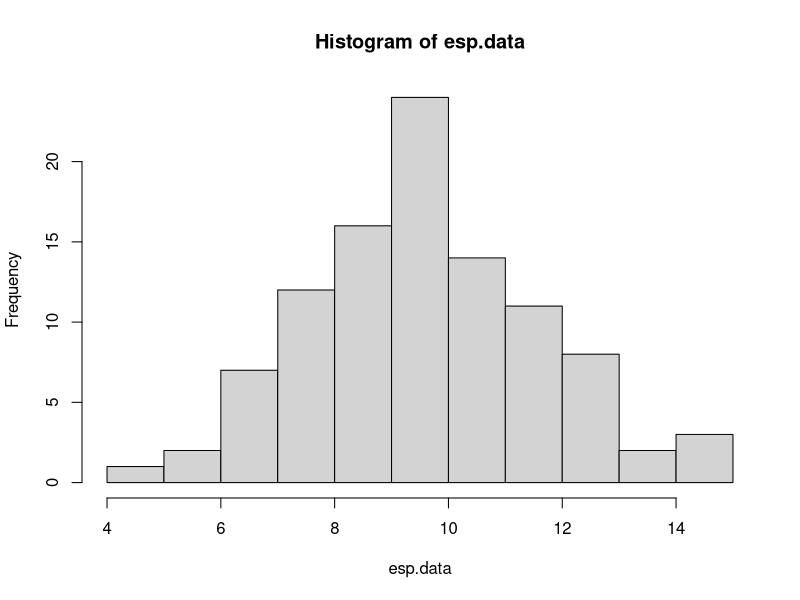
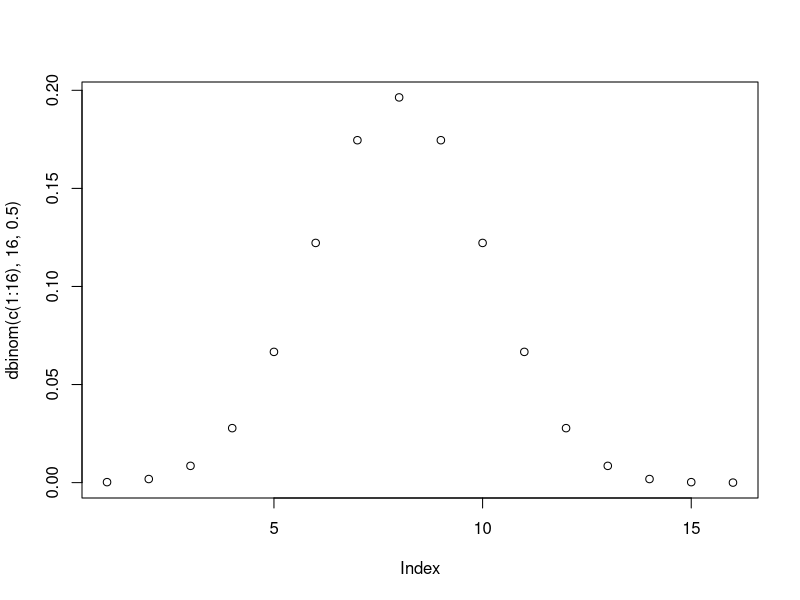
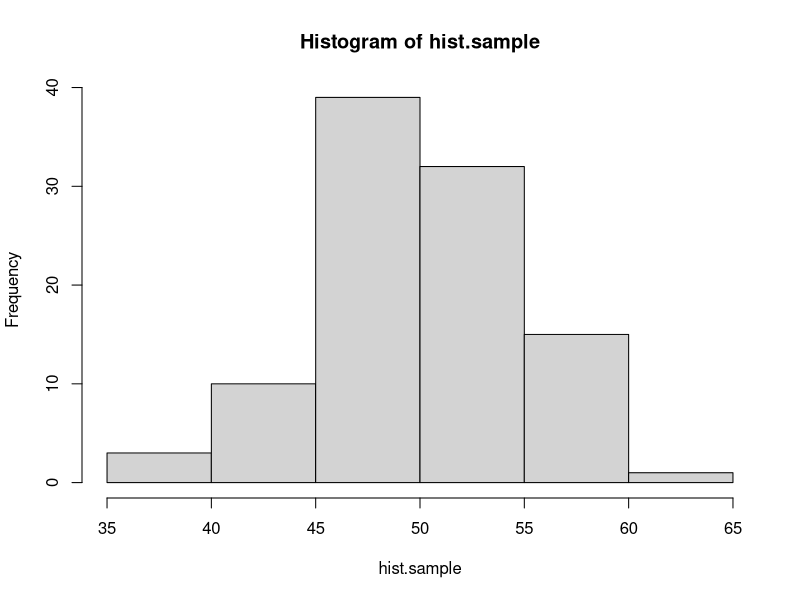
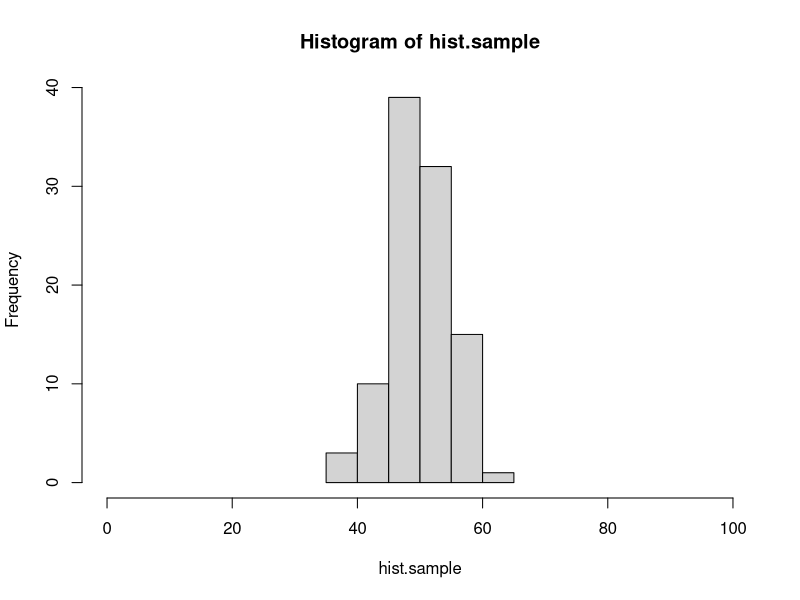
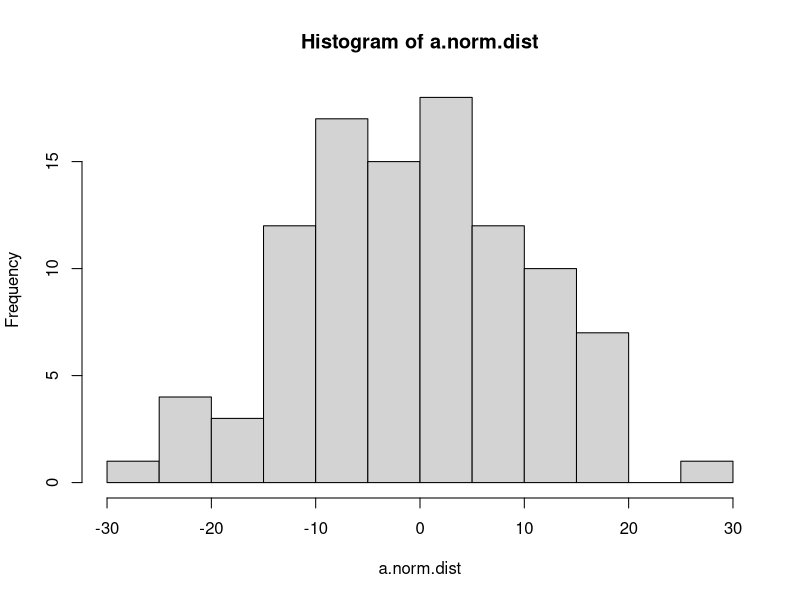
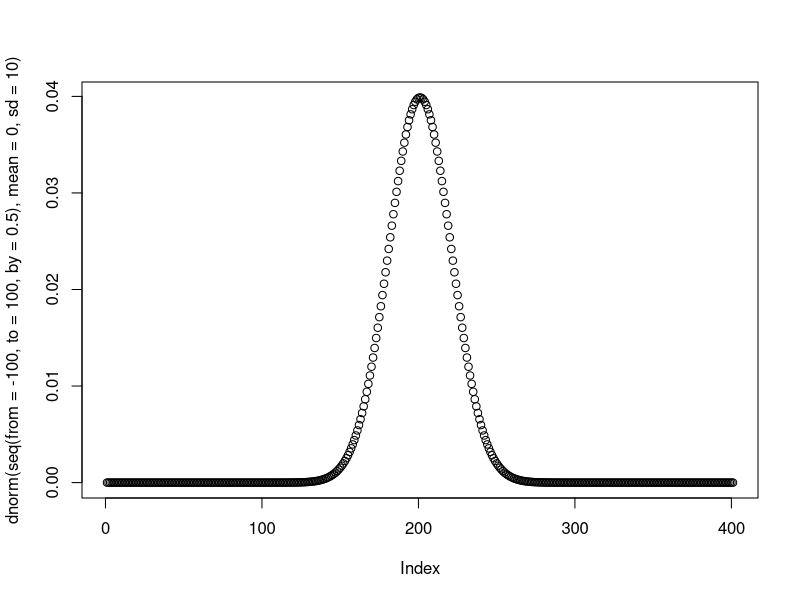
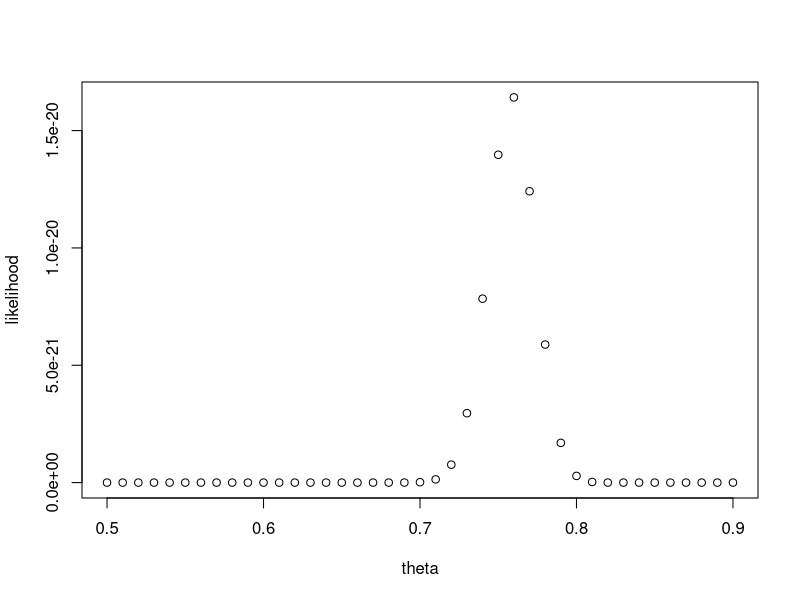
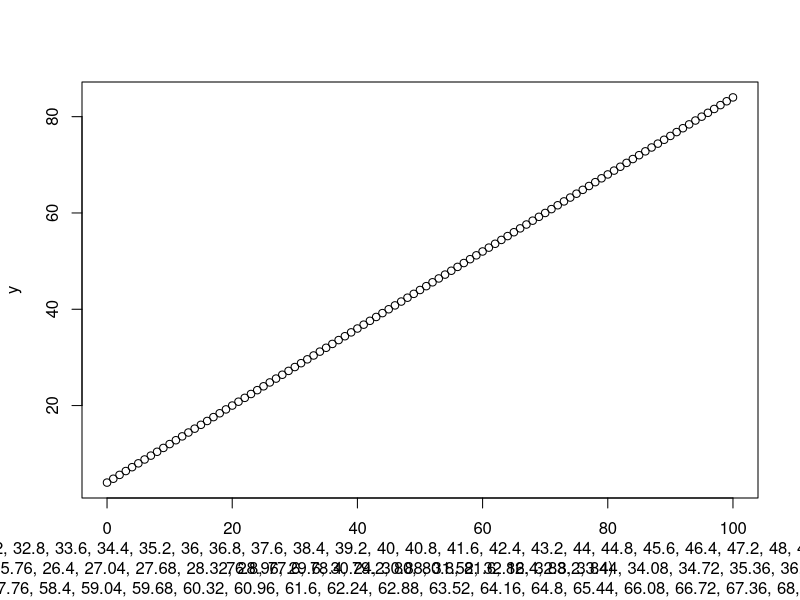

Here is the R script that generated these plots, in order:
#### practice with probability distributions ####

# calculating the likelihood requires understanding how to work
# with probability distributions. let's start with the binomial
# distribution.

# the binomial distribution describes the number of "success" in
# some number of "trials" given some probability of success. it 
# is the "coin flipping" distribution. 

# in R, we can draw a sample from a binomial distribution with rbinom()
# this isn't the first time you've seen rbinom, but here it is again, 
# with the parameters spelled out. you can try changing these to explore
# how the function works.

number.of.samples <- 2
number.of.trials.per.sample <- 10
probability.of.success <- 0.7

rbinom(number.of.samples, number.of.trials.per.sample, probability.of.success)

# below, use rbinom to create sample data for the following scenario.
# an experiment tests whether subjects have ESP. 100 subjects are each given
# the opportunity to predict whether a randomly generated number is odd or even.
# each subject makes 20 guesses.
# of course, ESP doesn't exist, so the probability of a successful guess is 0.50.
# store the result in a vector called esp.data

esp.data <- rbinom(100, 20, .5)

# a quick way to visualize a distribution is with the hist() function:
hist(esp.data)

# what if we want to know the probability of someone getting exactly 10 guesses
# correct out of 20, if they are randomly guessing? for that we use the density
# function of the binomial: dbinom()

value.to.check <- 10
number.of.trials <- 20
probability.of.success <- 0.5

dbinom(value.to.check, number.of.trials, probability.of.success)

# use dbinom to find out the probability of someone answering 87 out of 100
# questions correctly, if they have a 0.9 probability of giving a correct answer
# for each individual question.

dbinom(87, 100, .9)

# with dbinom, you can use a vector as the first argument, to check the probability
# of multiple values at the same time:

values <- c(3, 4, 5)
dbinom(values, 8, 0.5)

# using this shortcut, *plot* the full distribution (probability mass function)
# for flipping 16 fair coins, counting the total number of heads.
# hint: create one vector for the different possible outcomes
#       then use dbinom to calculate the probability of all of the elements in the vector

plot(dbinom(c(1:16), 16, 0.5))

# quick detour #

# here's a quick tip about plot() or hist()
# if you want to change the range on the x-axis, you can use the xlim argument:

hist.sample <- rbinom(100, 100, 0.5)
hist(hist.sample)
hist(hist.sample, xlim=c(0,100)) # compare this plot to the line above.

# the normal distribution ##

# normal (gaussian) distributions are characterized by two parameters: mean and standard deviation
# the mean is the the location of the peak of the distribution, and the sd controls the width.
# the smaller the sd, the more peaked the distribution is in the center.

# like the binomial, there are rnorm() and dnorm() functions.

# generate 100 samples from a normal distribution with mean 0 and standard deviation 10.
# then use hist() to create a histogram of these samples.

a.norm.dist = rnorm(n = 100, mean = 0, sd = 10)
hist(a.norm.dist)

# now plot the probability density function of this distribution.
# use the same strategy as you did above with the binomial to find the density of the normal
# distribution with mean 0 and sd 10 for values between -50 and 50. the distribution is continuous
# so, choose a reasonably small step size between values (remember the seq() function).

plot(dnorm(seq(from = -100, to = 100, by = 0.5), mean = 0, sd = 10))

#### practice calculating likelihoods ####

# here's some data from 10 participants in an ESP experiment like the one described
# above. each subject had 20 guesses. the number of correct guesses is reported.

esp.practice.data <- data.frame(subject=1:10, n.correct=c(11,10,6,10,6,12,10,8,9,11))

# calculate the likelihood (regular, not log) for this data for three different values
# of the probability of success parameter: 0.4, 0.5, and 0.6.
# hint: prod() will multiple all elements of a vector together.

esp.practice.data.prob1 <- prod(dbinom(esp.practice.data$n.correct, 20, .4))
esp.practice.data.prob2 <- prod(dbinom(esp.practice.data$n.correct, 20, .5)) # MOST LIKELY
esp.practice.data.prob3 <- prod(dbinom(esp.practice.data$n.correct, 20, .6))

# which parameter value of those options is most likely?

# here is a sample of response times for a single subject from a rapid decision making experiment.
rt.sample <- c(391.5845, 411.9970, 358.6373, 505.3099, 616.2892, 481.0751, 422.3132, 511.7213, 205.2692, 522.3433, 370.1850,
               517.4617, 332.3344, 316.8760, 395.5431, 231.7831, 399.8646, 238.9064, 299.7924, 474.7512, 271.6326, 423.4861,
               379.7867, 212.7789, 233.8291, 472.4591, 534.2131, 453.9655, 408.3443, 352.3001)

# calculate the **log** likelihood for this data assuming that it is generated by a normal
# distribution for each of the following parameters. 
# hint: sum() adds the numbers in a vector. log() is the natural log function, or log=T for dnorm().

# 1) mean 350, sd 50
sum(dnorm(rt.sample, mean = 350, sd = 50, log=T))

# 2) mean 400, sd 50
sum(dnorm(rt.sample, mean = 400, sd = 50, log=T))

# 3) mean 450, sd 50
sum(dnorm(rt.sample, mean = 450, sd = 50, log=T))

# 4) mean 350, sd 100
sum(dnorm(rt.sample, mean = 350, sd = 100, log=T))

# 5) mean 400, sd 100
sum(dnorm(rt.sample, mean = 400, sd = 100, log=T))

# 6) mean 450, sd 100
sum(dnorm(rt.sample, mean = 450, sd = 100, log=T))

# which parameter set has the highest likelihood?

# NUMBER 5

# here is a set of data for a subject in a categorization experiment, modeled with GCM.
# calculate the log likelihood of the parameters in the model (which i am not showing you).
# the point here is to know what to do when the model gives you a predicted probability
# of a response, and the data is either that response or not that response.
# hint: add a new column indicating the likelihood of each response, using mapply. then convert to log and add.
# if you do this correctly, the answer is -10.84249.

gcm.practice.data <- data.frame(correct.response = c(T, T, T, T, F, T, T, F, T, T, T, F, F, T, T, F, T, T, T, T),
                                gcm.probability.correct = c(0.84, 0.80, 0.84, 0.80, 0.79, 0.86, 0.89, 0.87, 0.69, 0.85, 0.75,
                                                            0.74, 0.82, 0.85, 0.87, 0.69, 0.83, 0.87, 0.80, 0.76))

gcm.practice.data$likelihood <- mapply(function(answer,prob){
                                          if(answer){return(prob)}else{return(1-prob)}}, gcm.practice.data$correct.response, gcm.practice.data$gcm.probability.correct)
#### maximum likelihood estimation ####
sum(sapply(gcm.practice.data$likelihood, log))

# the same search strategies we used for parameter fitting with rmse can be used with likelihoods,
# including grid search.

# here are the number of correct responses each subject gave in an experiment in which they had to
# decide if two images were the same or different. there were 40 trials for each subject
same.diff.data <- c(32, 29, 31, 34, 26, 29, 31, 34, 29, 31, 30, 29, 31, 34, 33, 27, 32, 29, 29, 27)

# we can model this experiment's data as 40 coin flips for each subject. use grid search to plot the likelihood
# function for values of theta (probability of a correct response) between 0.5 and 0.9, in steps of 0.01.
# start by writing a function that calculates the likelihood (not log) for the entire set of data given a value of theta.

likelihood.same.diff.data <- function(theta){
  prod(dbinom(same.diff.data, 40, theta))
}

# then use sapply to run the function for each possible value of theta in the set. use seq() to generate the
# set of possible values. plot the set of values on the x axis and the corresponding likelihoods on the y axis.

interval = seq(from = .5, to = .9, by = .01)
grid.likelihoods <- data.frame(theta = interval, likelihood = sapply(interval, likelihood.same.diff.data))
grid.likelihoods$x[match(max(grid.likelihoods$y), grid.likelihoods$y)]
plot(grid.likelihoods)

# the "true" underlying value i used to generate the data was 0.75. does that match up with the grid search?
# YES

## mle with optim()

# in this section, you'll do model recovery for a descriptive model of the linear relationship 
# between two continuous variables.

# let's assume that variable y is a linear function of variable x, such that:
lin.func <- function(x){4 + 0.8*x}

# create a vector of x values from 0 to 100, and the corresponding vector of y values,
# then plot these with x values on the x axis, and y values on the y axis.

lin.func.values <- data.frame(x = 0:100, y = lin.func(0:100))
plot(lin.func.values, lin.func(lin.func.values))

# now let's assume that the relationship between x and y isn't perfect. there's a bit of random
# noise. add a random sample from a normal distribution with mean 0 and sd 10 to each y value.
# hint: there are 101 y values, so you need 101 samples.

noisey.lin.func.values <- data.frame(x = 0:100, y = lin.func(0:100) + rnorm(n = 101, mean = 0, sd = 10))

# plot the data again, with the new noisy y values.

plot(noisey.lin.func.values)

# there are three parameter values that control this plot,
# the intercept of the line: 4
# the slope of the line: 0.8
# the sd of the normal distribution: 10

# say that we observe a point of data, x = 20 and y = 27.
# the linear equation, y <- 4 + 0.8*x, predicts that when x is 20 y should also be 20.
4 + 0.8*20

# our model of this data assumes that the relationship is not perfect.
# we assume that there is noise so that when x is 20, the most likely value of y should be 4 + 0.8*x,
# but other values of y are possible. we describe the probability of different values of y with a normal
# distribution. when x is 20, then the normal distribution of y values is centered on 20, because the line
# says that y is 4 + 0.8x. using the normal distribution is helpful because it gives us a way to quantify
# how likely a value of 19 is compared to a value of 16, when x is 20.

# here's an example
x.observed <- 20
y.predicted <- 4 + 0.8*x.observed

# to find out the probability of y.observed=20, use dnorm()
# the mean of the normal distribution should be y.predicted (the distribution is centered on the line)
# and the sd of the normal is a parameter we will estimate, but for the demo below, is set to 10.
y.observed <- 20
dnorm(y.observed, y.predicted, 10)

# write the code to see how likely it is that y will be 33 when x is 29? (assuming sd = 10)
# the correct answer is 0.03371799...
x.observed.2 <- 29
y.predicted.2 <- 4 + 0.8*x.observed.2
y.observed.2 <- 33
dnorm(y.observed.2, mean = y.predicted.2, 10)

# now generalize your solution to compute the likelihood of each value of y that you generated above.
# in other words, write the code that takes a vector of x and y values, and returns the probability
# of each pair given that the relationship between x and y is y <- 4 + 0.8*x and the normal distribution has an sd of 10.

our.likelihood.func <- function(xs, ys){
  predicted.ys <- (4 + (0.8*xs))
  dnorm(ys, mean = predicted.ys, sd = 10)
}

# now generalize your solution one step further. write a function that takes in a vector of parameters,
# where parameters[1] is the intercept, parameters[2] is the slope, and parameters[3] is the sd of the normal,
# and returns the total **negative log likelihood**. remember, we want the negative log likelihood because
# optim() will find the set of parameters that minimizes a function.

likelihood.func <- function(params){
  intercept <- params[1]
  slope <- params[2]
  std.dev <- params[3]
  predicted.ys <- (intercept + (slope*noisey.lin.func.values$x))
  -sum(sapply(dnorm(noisey.lin.func.values$y, mean = predicted.ys, sd = std.dev), log))
}

# use optim() and Nelder-Mead to search for the best fitting parameters. remember to ensure that sd > 0
# and return NA if it is not.

optim(c(0, 1, 1), likelihood.func, method="Nelder-Mead")

# finally, plot the best fitting line on your points by using the abline() function, and the parameters that optim() found.

abline(7.0489654,  0.7563212)